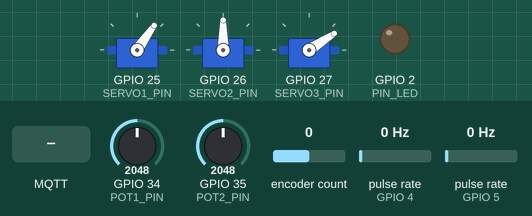
Simulated run of this sketch. Board: ESP32. Shown: 3 × servo, output pins drawn as LEDs (lit = HIGH). Wiring (inferred from the names in the program): 2 × pulse sensor: data GPIO 4 / data GPIO 5. Dashed ring = blinking. The inputs (shaded band) are chosen by the test bench; at power-on: encoder count 0, GPIO 34 (POT1_PIN) = 2048, GPIO 35 (POT2_PIN) = 2048, pulse rate (sensors on GPIO 4, GPIO 5) 0 Hz. WiFi joins after 1.5 s; servers stay silent unless stated; no MQTT or app messages arrive unless stated; what the sketch prints to the serial monitor is not drawn.

Above: at 1.4 s.
1.5 s: encoder count set to 4
At 1.96 s:
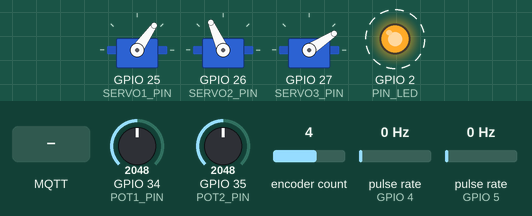
4.5 s: GPIO 34 (POT1_PIN) set to 140
At 5.9 s:
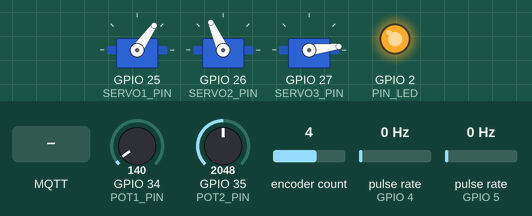
6.3 s: GPIO 35 (POT2_PIN) set to 1972
At 7.5 s:
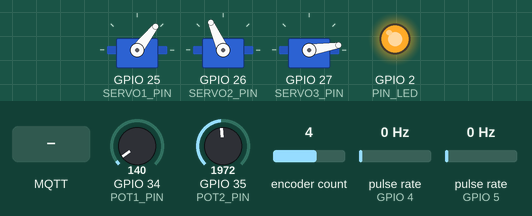
7.8 s: GPIO 35 (POT2_PIN) set to 1882
At 8.6 s:
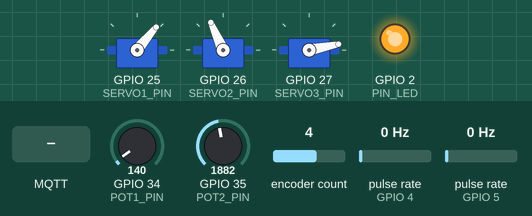
10.5 s: encoder count set to 5
At 10.8 s:
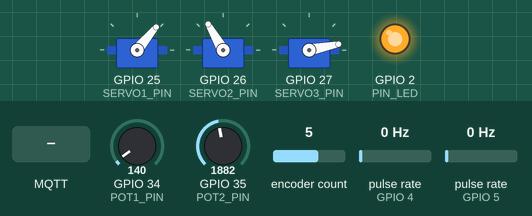
12.0 s: MQTT message "REMOTO" arrives on the first subscribed topic
At 14.1 s:
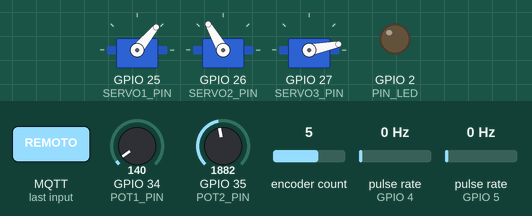
Timing chart, 0 to 16.0 s (numbered marks = the images above; inputs shaded):
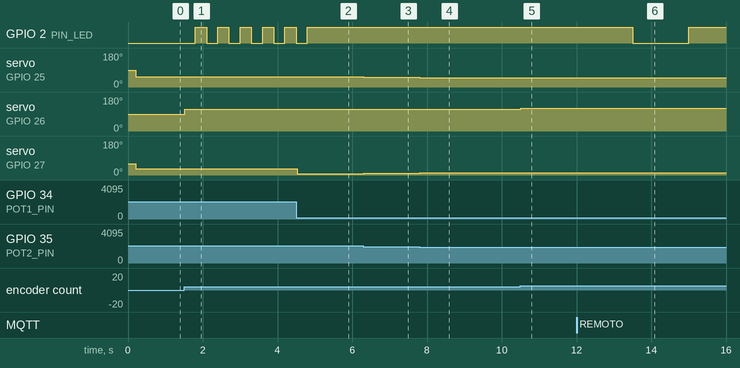

The sketch:

Garra.ino
```cpp
/**
 * Garra Mecánica - ESP32
 *
 * Servos:
 *   Servo1 (Derecha)    → potenciómetro 2  /  garra/cmd/servo1
 *   Servo2 (Base)       → encoder rotativo  /  garra/cmd/servo2
 *   Servo3 (Izquierda)  → potenciómetro 1  /  garra/cmd/servo3
 *
 * Topics suscritos:
 *   garra/cmd/modo    → "REMOTO" activa control remoto | "LOCAL" lo libera
 *   garra/cmd/servo1  → posición 0–MAX_SERVO1 (solo en modo REMOTO)
 *   garra/cmd/servo2  → posición 0–MAX_SERVO2 (solo en modo REMOTO)
 *   garra/cmd/servo3  → posición 0–MAX_SERVO3 (solo en modo REMOTO)
 *   garra/activado    → "ON" = sistema funcional | "OFF" = desactivado
 *
 * Topics publicados:
 *   garra/estado/disp   → "online" / "offline" (Last Will)
 *   garra/estado/modo   → "REMOTO" / "LOCAL"
 *   garra/estado/servo1 → posición actual
 *   garra/estado/servo2 → posición actual
 *   garra/estado/servo3 → posición actual
 *
 * LED de estado (PIN_LED):
 *   Apagado          → Sin conexión WiFi
 *   Parpadeo rápido  → WiFi conectado, sin MQTT
 *   Encendido fijo   → WiFi + MQTT, control local activo
 *   Parpadeo lento   → WiFi + MQTT, control REMOTO activo
 *
 * Librería necesaria: ESP32Servo (Kevin Harrington)
 */

// ─────────────────────────────────────────────
//  LIBRERÍAS
// ─────────────────────────────────────────────
#include <ESP32Servo.h>
#include <RotaryEncoder.h>
#include <WiFi.h>
#include <PubSubClient.h>

// ─────────────────────────────────────────────
//  CONFIGURACIÓN DE PINES
// ─────────────────────────────────────────────
constexpr uint8_t  ENCODER1_CLK  = 4;
constexpr uint8_t  ENCODER1_DT   = 5;
constexpr uint8_t  POT1_PIN      = 34;
constexpr uint8_t  POT2_PIN      = 35;
constexpr uint8_t  SERVO1_PIN    = 25;
constexpr uint8_t  SERVO2_PIN    = 26;
constexpr uint8_t  SERVO3_PIN    = 27;
constexpr uint8_t  PIN_LED       = 2;

// ─────────────────────────────────────────────
//  CONFIGURACIÓN DE SERVOS
// ─────────────────────────────────────────────
constexpr int  MAX_SERVO1   = 110;
constexpr int  MAX_SERVO2   = 180;
constexpr int  MAX_SERVO3   = 60;
constexpr int  INIT_SERVO1  = 0;
constexpr int  INIT_SERVO2  = 90;
constexpr int  INIT_SERVO3  = 60;

// ─────────────────────────────────────────────
//  CONFIGURACIÓN DE ENCODER
// ─────────────────────────────────────────────
constexpr int  ENCODER_STEPS = 30;

// ─────────────────────────────────────────────
//  CONFIGURACIÓN WIFI
// ─────────────────────────────────────────────
constexpr char     WIFI_SSID[]           = "Ohmbu-2.4G";
constexpr char     WIFI_PASS[]           = "Nene.peludo";
// Tiempo máximo esperando WL_CONNECTED antes de reiniciar el intento.
// NO es un bloqueo: el loop sigue corriendo durante este tiempo.
constexpr uint32_t WIFI_TIMEOUT_MS       = 10000;

// ─────────────────────────────────────────────
//  CONFIGURACIÓN MQTT
// ─────────────────────────────────────────────
constexpr char     MQTT_BROKER[]         = "192.168.88.100";
constexpr uint16_t MQTT_PORT             = 1883;
constexpr char     MQTT_USER[]           = "";
constexpr char     MQTT_PASS_[]          = "";
constexpr char     MQTT_CLIENT_ID[]      = "esp32-garra";
// Timeout del socket MQTT en segundos (limita el bloqueo de mqttClient.connect()).
// PubSubClient por defecto usa 15s; reducirlo a 3s minimiza el freeze al reconectar.
constexpr uint8_t  MQTT_CONN_TIMEOUT_S   = 3;

constexpr char     TOPIC_CMD_MODO[]      = "garra/cmd/modo";
constexpr char     TOPIC_CMD_S1[]        = "garra/cmd/servo1";
constexpr char     TOPIC_CMD_S2[]        = "garra/cmd/servo2";
constexpr char     TOPIC_CMD_S3[]        = "garra/cmd/servo3";
constexpr char     TOPIC_EST_DISP[]      = "garra/estado/disp";
constexpr char     TOPIC_EST_MODO[]      = "garra/estado/modo";
constexpr char     TOPIC_EST_S1[]        = "garra/estado/servo1";
constexpr char     TOPIC_EST_S2[]        = "garra/estado/servo2";
constexpr char     TOPIC_EST_S3[]        = "garra/estado/servo3";
constexpr char     TOPIC_ACTIVACION[]    = "/baliza/8/estado";

// ─────────────────────────────────────────────
//  INTERVALOS
// ─────────────────────────────────────────────
constexpr uint32_t INTERVALO_CONTROL_MS       = 20;
constexpr uint32_t INTERVALO_ESTADO_MS        = 5000;
constexpr uint32_t INTERVALO_RECONEX_WIFI_MS  = 10000; // Reintento WiFi (no bloqueante)
constexpr uint32_t INTERVALO_RECONEX_MQTT_MS  = 5000;  // Reintento MQTT (independiente)
constexpr uint32_t INTERVALO_SERIAL_MS        = 1000;
constexpr uint32_t INTERVALO_PARPADEO_RAPIDO  = 300;
constexpr uint32_t INTERVALO_PARPADEO_LENTO   = 1500;

// ─────────────────────────────────────────────
//  OBJETOS GLOBALES
// ─────────────────────────────────────────────
Servo             servo1, servo2, servo3;
RotaryEncoder*    encoder1 = nullptr;
WiFiClient        wifiClient;
PubSubClient      mqttClient(wifiClient);

// ─────────────────────────────────────────────
//  ESTADO GLOBAL
// ─────────────────────────────────────────────
int      servo1Pos          = INIT_SERVO1;
int      servo2Pos          = INIT_SERVO2;
int      servo3Pos          = INIT_SERVO3;
int      encoder1Pos        = 0;

bool     wifiConectado      = false;
bool     mqttConectado      = false;
bool     modoRemoto         = false;
bool     sistemaHabilitado  = true;

// Timers de reconexión (independientes entre sí y del loop principal)
uint32_t tInicioWifi        = 0;   // Cuándo se llamó WiFi.begin() por última vez
bool     wifiIniciado       = false;
uint32_t ultimaReconexMQTT  = 0;

uint32_t ultimoEstado       = 0;
uint32_t ultimoControl      = 0;
uint32_t ultimoSerial       = 0;

// ─────────────────────────────────────────────
//  ISR: ENCODER
// ─────────────────────────────────────────────
void IRAM_ATTR checkEncoder1() {
  encoder1->tick();
}

// ─────────────────────────────────────────────
//  FUNCIONES: LED DE ESTADO
// ─────────────────────────────────────────────
void actualizarLED() {
  if (!wifiConectado) {
    digitalWrite(PIN_LED, LOW);
  } else if (!mqttConectado) {
    bool on = (millis() / INTERVALO_PARPADEO_RAPIDO) % 2 == 0;
    digitalWrite(PIN_LED, on ? HIGH : LOW);
  } else if (modoRemoto) {
    bool on = (millis() / INTERVALO_PARPADEO_LENTO) % 2 == 0;
    digitalWrite(PIN_LED, on ? HIGH : LOW);
  } else {
    digitalWrite(PIN_LED, HIGH);
  }
}

// ─────────────────────────────────────────────
//  FUNCIONES: WIFI (NO BLOQUEANTE)
// ─────────────────────────────────────────────

/**
 * Gestiona la conexión WiFi sin bloquear el loop.
 *
 * Funcionamiento:
 *   - Llama a WiFi.begin() una vez y retorna inmediatamente.
 *   - En cada llamada posterior chequea WiFi.status().
 *   - Si pasa WIFI_TIMEOUT_MS sin conectarse, reinicia el intento.
 *   - El loop nunca se detiene esperando WiFi.
 */
void gestionarWifi(uint32_t ahora) {
  wl_status_t ws = WiFi.status();

  // ── Recién conectado ──────────────────────
  if (ws == WL_CONNECTED) {
    if (!wifiConectado) {
      wifiConectado = true;
      wifiIniciado  = false;
      Serial.printf("[WiFi] Conectado. IP: %s\n", WiFi.localIP().toString().c_str());
    }
    return;
  }

  // ── Se perdió la conexión ─────────────────
  if (wifiConectado) {
    wifiConectado     = false;
    mqttConectado     = false;
    modoRemoto        = false;
    sistemaHabilitado = true;
    wifiIniciado      = false;
    Serial.println("[WiFi] Conexión perdida.");
  }

  // ── Iniciar o reiniciar intento ───────────
  bool timeout = wifiIniciado && (ahora - tInicioWifi >= WIFI_TIMEOUT_MS);

  if (!wifiIniciado || timeout) {
    if (timeout) Serial.println("[WiFi] Timeout. Reintentando...");
    else         Serial.printf("[WiFi] Conectando a %s...\n", WIFI_SSID);

    WiFi.disconnect(true);
    delay(50);  // Pausa mínima recomendada antes de reconectar
    WiFi.mode(WIFI_STA);
    WiFi.begin(WIFI_SSID, WIFI_PASS);
    wifiIniciado = true;
    tInicioWifi  = ahora;
    // Retorna inmediatamente; el status se chequeará en la próxima llamada
  }
}

// ─────────────────────────────────────────────
//  FUNCIONES: MQTT
// ─────────────────────────────────────────────
void publicarInt(const char* topic, int valor, bool retain = false) {
  if (!mqttConectado) return;
  char buf[8];
  snprintf(buf, sizeof(buf), "%d", valor);
  mqttClient.publish(topic, buf, retain);
}

void publicarEstado() {
  mqttClient.publish(TOPIC_EST_MODO, modoRemoto ? "REMOTO" : "LOCAL", true);
  publicarInt(TOPIC_EST_S1, servo1Pos, true);
  publicarInt(TOPIC_EST_S2, servo2Pos, true);
  publicarInt(TOPIC_EST_S3, servo3Pos, true);
}

int calcularMinServo3(int s1Pos) {
  return constrain((int)(50.0f - 0.8f * s1Pos), 0, MAX_SERVO3);
}

void callbackMQTT(char* topic, byte* payload, unsigned int length) {
  char msg[length + 1];
  memcpy(msg, payload, length);
  msg[length] = '\0';

  Serial.printf("[MQTT] %s → %s\n", topic, msg);

  if (strcmp(topic, TOPIC_ACTIVACION) == 0) {
    bool nuevoEstado = (strcmp(msg, "ON") == 0);
    if (nuevoEstado != sistemaHabilitado) {
      sistemaHabilitado = nuevoEstado;
      Serial.printf("[Sistema] %s\n", sistemaHabilitado ? "ACTIVADO" : "DESACTIVADO");
      if (!sistemaHabilitado) {
        modoRemoto = false;
        mqttClient.publish(TOPIC_EST_MODO, "LOCAL", true);
      }
    }
    return;
  }

  if (!sistemaHabilitado) {
    Serial.println("[Sistema] Comando ignorado: sistema DESACTIVADO.");
    return;
  }

  if (strcmp(topic, TOPIC_CMD_MODO) == 0) {
    bool nuevoModo = (strcmp(msg, "REMOTO") == 0);
    if (nuevoModo != modoRemoto) {
      modoRemoto = nuevoModo;
      Serial.printf("[Garra] Modo: %s\n", modoRemoto ? "REMOTO" : "LOCAL");
      mqttClient.publish(TOPIC_EST_MODO, modoRemoto ? "REMOTO" : "LOCAL", true);
    }
    return;
  }

  if (!modoRemoto) {
    Serial.println("[Garra] Comando de posición ignorado: no está en modo REMOTO.");
    return;
  }

  if (strcmp(topic, TOPIC_CMD_S1) == 0) {
    servo1Pos = constrain(atoi(msg), 0, MAX_SERVO1);
    servo1.write(servo1Pos);
    publicarInt(TOPIC_EST_S1, servo1Pos, true);
  } else if (strcmp(topic, TOPIC_CMD_S2) == 0) {
    servo2Pos = constrain(atoi(msg), 0, MAX_SERVO2);
    servo2.write(servo2Pos);
    publicarInt(TOPIC_EST_S2, servo2Pos, true);
  } else if (strcmp(topic, TOPIC_CMD_S3) == 0) {
    int minS3 = calcularMinServo3(servo1Pos);
    servo3Pos = constrain(atoi(msg), minS3, MAX_SERVO3);
    servo3.write(servo3Pos);
    publicarInt(TOPIC_EST_S3, servo3Pos, true);
  }
}

/**
 * Intenta conectar al broker MQTT.
 * mqttClient.connect() puede bloquear hasta MQTT_SOCKET_TIMEOUT segundos
 * si el broker no responde. Se llama como máximo cada INTERVALO_RECONEX_MQTT_MS.
 */
bool conectarMQTT() {
  Serial.printf("[MQTT] Conectando a %s:%d...\n", MQTT_BROKER, MQTT_PORT);
  mqttClient.setServer(MQTT_BROKER, MQTT_PORT);
  mqttClient.setCallback(callbackMQTT);
  mqttClient.setSocketTimeout(MQTT_CONN_TIMEOUT_S);

  bool ok = mqttClient.connect(MQTT_CLIENT_ID, TOPIC_EST_DISP, 0, true, "offline");

  mqttConectado = ok;
  if (ok) {
    Serial.println("[MQTT] Conectado.");
    mqttClient.publish(TOPIC_EST_DISP, "online", true);
    mqttClient.subscribe(TOPIC_CMD_MODO);
    mqttClient.subscribe(TOPIC_CMD_S1);
    mqttClient.subscribe(TOPIC_CMD_S2);
    mqttClient.subscribe(TOPIC_CMD_S3);
    mqttClient.subscribe(TOPIC_ACTIVACION);
    publicarEstado();
  } else {
    Serial.printf("[MQTT] Falló (código %d). Próximo intento en %ds.\n",
      mqttClient.state(), INTERVALO_RECONEX_MQTT_MS / 1000);
  }
  return ok;
}

/**
 * Gestiona la conexión MQTT: mantiene el loop activo y reintenta
 * la conexión con su propio timer, independiente del WiFi.
 */
void gestionarMQTT(uint32_t ahora) {
  if (!wifiConectado) return;

  // Mantener conexión activa y procesar mensajes entrantes
  if (mqttConectado) {
    if (!mqttClient.loop()) {
      mqttConectado     = false;
      modoRemoto        = false;
      sistemaHabilitado = true;
      Serial.println("[MQTT] Conexión perdida. Volviendo a control local.");
    }
    return;
  }

  // Reintentar conexión con su propio intervalo
  if (ahora - ultimaReconexMQTT >= INTERVALO_RECONEX_MQTT_MS) {
    ultimaReconexMQTT = ahora;
    conectarMQTT();
  }
}

// ─────────────────────────────────────────────
//  FUNCIONES: CONTROL LOCAL
// ─────────────────────────────────────────────
void leerEncoder() {
  encoder1->tick();
  int newPos = encoder1->getPosition();
  if (encoder1Pos != newPos) {
    encoder1Pos = constrain(newPos, -ENCODER_STEPS, ENCODER_STEPS);
    encoder1->setPosition(encoder1Pos);
    servo2Pos = constrain(
      map(encoder1Pos, -ENCODER_STEPS, ENCODER_STEPS, 0, MAX_SERVO2), 0, MAX_SERVO2);
    servo2.write(servo2Pos);
  }
}

void leerPotenciometros() {
  int pot2Val = (analogRead(POT2_PIN) + analogRead(POT2_PIN) + analogRead(POT2_PIN)) / 3;
  servo1Pos   = constrain(map(pot2Val, 0, 4095, 0, MAX_SERVO1), 0, MAX_SERVO1);

  int minS3   = calcularMinServo3(servo1Pos);
  int pot1Val = (analogRead(POT1_PIN) + analogRead(POT1_PIN) + analogRead(POT1_PIN)) / 3;
  servo3Pos   = constrain(map(pot1Val, 0, 4095, minS3, MAX_SERVO3), 0, MAX_SERVO3);

  servo3.write(servo3Pos);
  servo1.write(servo1Pos);
}

// ─────────────────────────────────────────────
//  SETUP
// ─────────────────────────────────────────────
void setup() {
  Serial.begin(115200);
  Serial.println("\n[Sistema] Iniciando garra mecánica ESP32...");

  pinMode(PIN_LED, OUTPUT);
  digitalWrite(PIN_LED, LOW);

  encoder1 = new RotaryEncoder(ENCODER1_CLK, ENCODER1_DT, RotaryEncoder::LatchMode::TWO03);
  attachInterrupt(digitalPinToInterrupt(ENCODER1_CLK), checkEncoder1, CHANGE);
  attachInterrupt(digitalPinToInterrupt(ENCODER1_DT),  checkEncoder1, CHANGE);

  servo1.attach(SERVO1_PIN);
  servo2.attach(SERVO2_PIN);
  servo3.attach(SERVO3_PIN);

  servo3.write(servo3Pos);
  delay(200);
  servo1.write(servo1Pos);
  servo2.write(servo2Pos);

  // Iniciar WiFi de forma no bloqueante
  WiFi.mode(WIFI_STA);
  WiFi.begin(WIFI_SSID, WIFI_PASS);
  wifiIniciado = true;
  tInicioWifi  = millis();
  Serial.printf("[WiFi] Conectando a %s (no bloqueante)...\n", WIFI_SSID);

  Serial.println("[Sistema] Setup completo. Esperando conexión en background...");
}

// ─────────────────────────────────────────────
//  LOOP
// ─────────────────────────────────────────────
void loop() {
  uint32_t ahora = millis();

  // ── Gestión de conexiones (no bloqueante) ─
  gestionarWifi(ahora);
  gestionarMQTT(ahora);

  // ── Control local ─────────────────────────
  if (sistemaHabilitado && !modoRemoto && ahora - ultimoControl >= INTERVALO_CONTROL_MS) {
    ultimoControl = ahora;
    leerEncoder();
    leerPotenciometros();
  }

  // ── Publicar estado periódicamente ────────
  if (sistemaHabilitado && mqttConectado && ahora - ultimoEstado >= INTERVALO_ESTADO_MS) {
    ultimoEstado = ahora;
    publicarEstado();
  }

  // ── Log serial ───────────────────────────
  if (ahora - ultimoSerial >= INTERVALO_SERIAL_MS) {
    ultimoSerial = ahora;
    Serial.printf(
      "[Servos] S1=%3d  S2=%3d  S3=%3d  | Modo: %s | Sistema: %s | WiFi: %s | MQTT: %s\n",
      servo1Pos, servo2Pos, servo3Pos,
      modoRemoto        ? "REMOTO" : "LOCAL",
      sistemaHabilitado ? "ON"     : "OFF",
      wifiConectado     ? "OK"     : "---",
      mqttConectado     ? "OK"     : "---"
    );
  }

  // ── LED de estado ─────────────────────────
  actualizarLED();
}
```

Measured:
- after the input at 1.5 s, servo on GPIO 26 (SERVO2_PIN): 90° → 114° at once
- after the input at 4.5 s, servo on GPIO 27 (SERVO3_PIN): 33° → 7° at once
- after the input at 6.3 s, servo on GPIO 25 (SERVO1_PIN): 55° → 52° at once; servo on GPIO 27 (SERVO3_PIN): 7° → 9° at once
- after the input at 7.8 s, servo on GPIO 25 (SERVO1_PIN): 52° → 50° at once; servo on GPIO 27 (SERVO3_PIN): 9° → 11° at once
- after the input at 10.5 s, servo on GPIO 26 (SERVO2_PIN): 114° → 120° at once
- after the input at 12.0 s, GPIO 2 (PIN_LED): HIGH → LOW after 1.5 s, → HIGH 1.5 s later
- by itself, GPIO 2 (PIN_LED): alternates HIGH for 0.30 s and LOW for 0.30 s
